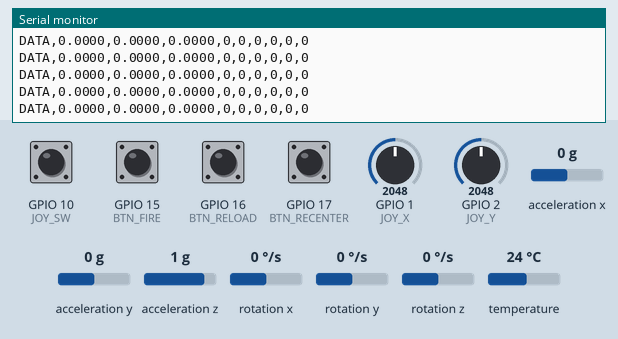
The program below on a simulated ESP32-S3. Shown: the last lines printed to the serial monitor. Inputs (shaded band) come from the test bench; at power-on: GPIO 10 (JOY_SW), GPIO 15 (BTN_FIRE), GPIO 16 (BTN_RELOAD), GPIO 17 (BTN_RECENTER) HIGH, rotation x 0 °/s, GPIO 1 (JOY_X) = 2048, GPIO 2 (JOY_Y) = 2048, acceleration x 0 g, acceleration y 0 g, acceleration z 1 g, rotation y 0 °/s, rotation z 0 °/s, temperature 24 °C.

Above: at 1.7 s.
1.8 s: rotation x set to -192 °/s
At 2.9 s:
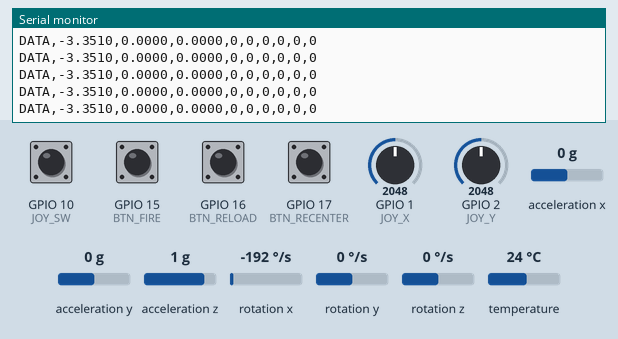
3.3 s: GPIO 1 (JOY_X) set to 2866
At 4.4 s:
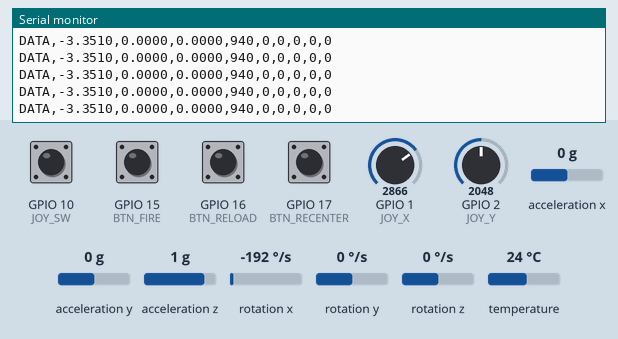
4.8 s: GPIO 2 (JOY_Y) set to 2866
At 5.5 s:
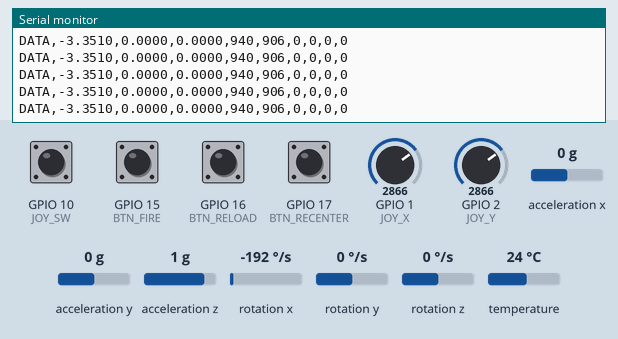
6.3 s: GPIO 1 (JOY_X) set to 122
At 7.4 s:
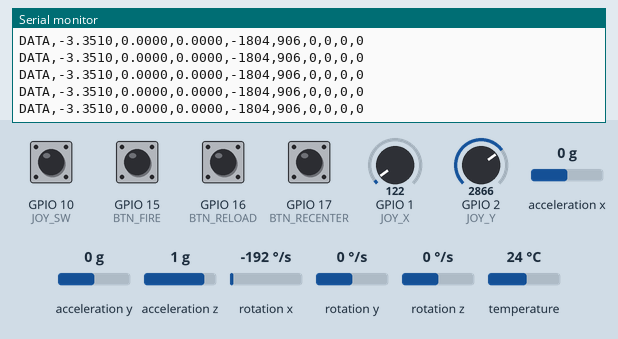
9.3 s: GPIO 10 (JOY_SW) pulled LOW for 0.15 s
10.9 s: GPIO 15 (BTN_FIRE) pulled LOW for 0.15 s
Timing chart, 0 to 13.5 s (numbered marks = the images above; inputs shaded):
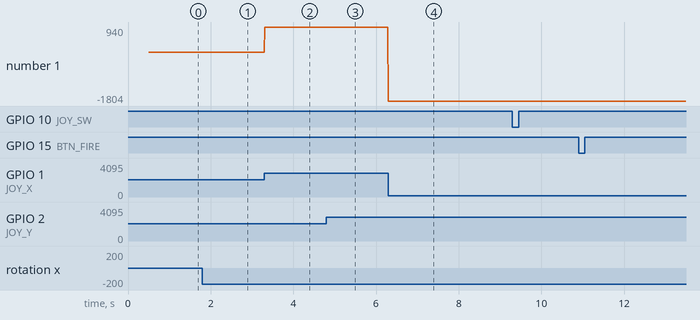

Measured:
- after the input at 1.8 s, the serial monitor: prints a new line at once (image 1)
- after the input at 3.3 s, the serial monitor: prints a new line at once (image 2)
- after the input at 4.8 s, the serial monitor: prints a new line at once (image 3)
- after the input at 6.3 s, the serial monitor: prints a new line at once (image 4)
- plotted number 1: 0 → 940 after the input at 3.3 s, 940 → -1804 after the input at 6.3 s

The program:

main.cpp
```cpp
#include <Arduino.h>
#include <Wire.h>
#include <Adafruit_MPU6050.h>
#include <Adafruit_Sensor.h>

// =====================================================
// PIN DEFINITIONS
// =====================================================

#define I2C_SDA 8
#define I2C_SCL 9

#define JOY_X 1
#define JOY_Y 2
#define JOY_SW 10

#define BTN_FIRE 15
#define BTN_RELOAD 16
#define BTN_RECENTER 17

// =====================================================
// JOYSTICK SETTINGS
// =====================================================

// Based on your observed center values
const int JOY_CENTER_X = 1926;
const int JOY_CENTER_Y = 1960;

// Small movements around center are ignored
const int JOY_DEADZONE = 180;

// =====================================================
// SERIAL SETTINGS
// =====================================================

// Send controller data every 10 ms = 100 Hz
const unsigned long SEND_INTERVAL = 10;

// =====================================================
// MPU6050
// =====================================================

Adafruit_MPU6050 mpu;

// =====================================================
// BUTTON STATE
// =====================================================

// Used to detect a NEW recenter press.
// This prevents one physical press from creating
// hundreds of recenter commands.
bool previousRecenterState = false;

unsigned long lastSendTime = 0;

// =====================================================
// JOYSTICK DEADZONE
// =====================================================

int applyDeadzone(int value, int center)
{
    int delta = value - center;

    if (abs(delta) < JOY_DEADZONE)
    {
        return 0;
    }

    return delta;
}

// =====================================================
// BUTTON READING
// =====================================================

bool readButton(int pin)
{
    // Buttons are wired to GND and use INPUT_PULLUP
    // Therefore:
    // LOW  = pressed
    // HIGH = released

    return digitalRead(pin) == LOW;
}

// =====================================================
// SETUP
// =====================================================

void setup()
{
    Serial.begin(115200);

    delay(500);

    // -------------------------------------------------
    // I2C
    // -------------------------------------------------

    Wire.begin(I2C_SDA, I2C_SCL);

    // -------------------------------------------------
    // MPU6050
    // -------------------------------------------------

    if (!mpu.begin())
    {
        Serial.println("ERROR,MPU6050_NOT_FOUND");

        while (true)
        {
            delay(1000);
        }
    }

    // Accelerometer range
    mpu.setAccelerometerRange(MPU6050_RANGE_8_G);

    // Gyroscope range
    mpu.setGyroRange(MPU6050_RANGE_500_DEG);

    // Sensor filtering
    mpu.setFilterBandwidth(MPU6050_BAND_21_HZ);

    // -------------------------------------------------
    // BUTTONS
    // -------------------------------------------------

    pinMode(JOY_SW, INPUT_PULLUP);
    pinMode(BTN_FIRE, INPUT_PULLUP);
    pinMode(BTN_RELOAD, INPUT_PULLUP);
    pinMode(BTN_RECENTER, INPUT_PULLUP);

    Serial.println("READY");
}

// =====================================================
// MAIN LOOP
// =====================================================

void loop()
{
    unsigned long now = millis();

    // =================================================
    // READ MPU6050
    // =================================================

    sensors_event_t accel;
    sensors_event_t gyro;
    sensors_event_t temp;

    mpu.getEvent(&accel, &gyro, &temp);

    // =================================================
    // READ JOYSTICK
    // =================================================

    int joyX = analogRead(JOY_X);
    int joyY = analogRead(JOY_Y);

    int joyDeltaX = applyDeadzone(joyX, JOY_CENTER_X);
    int joyDeltaY = applyDeadzone(joyY, JOY_CENTER_Y);

    // =================================================
    // READ BUTTONS
    // =================================================

    bool scopePressed = readButton(JOY_SW);
    bool firePressed = readButton(BTN_FIRE);
    bool reloadPressed = readButton(BTN_RELOAD);
    bool recenterPressed = readButton(BTN_RECENTER);

    // =================================================
    // RECENTER PRESS DETECTION
    // =================================================

    bool recenterEvent = false;

    /*
     * We only generate a recenter event when GPIO 17
     * changes from RELEASED -> PRESSED.
     *
     * Therefore:
     *
     * Released:
     *     0
     *
     * Press:
     *     0 -> 1
     *     RECENTER EVENT = 1
     *
     * Holding:
     *     1 -> 1 -> 1 -> 1
     *     RECENTER EVENT = 0
     *
     * Release:
     *     1 -> 0
     *     RECENTER EVENT = 0
     *
     * So one physical press = one recenter command.
     */

    if (recenterPressed && !previousRecenterState)
    {
        recenterEvent = true;
    }

    previousRecenterState = recenterPressed;

    // =================================================
    // SEND CONTROLLER DATA
    // =================================================

    if (now - lastSendTime >= SEND_INTERVAL)
    {
        lastSendTime = now;

        /*
         * PACKET FORMAT
         *
         * DATA,GX,GY,GZ,JOY_X,JOY_Y,SCOPE,FIRE,RELOAD,RECENTER
         *
         * Example:
         *
         * DATA,-0.1234,1.2345,0.0123,120,-450,1,0,0,0
         *
         * Meaning:
         *
         * GX        = -0.1234
         * GY        =  1.2345
         * GZ        =  0.0123
         *
         * Joystick X = 120
         * Joystick Y = -450
         *
         * Scope  = 1
         * Fire   = 0
         * Reload = 0
         *
         * Recenter event = 0
         */

        Serial.print("DATA,");

        // -------------------------------------------------
        // GYROSCOPE
        // -------------------------------------------------

        Serial.print(gyro.gyro.x, 4);
        Serial.print(",");

        Serial.print(gyro.gyro.y, 4);
        Serial.print(",");

        Serial.print(gyro.gyro.z, 4);
        Serial.print(",");

        // -------------------------------------------------
        // JOYSTICK
        // -------------------------------------------------

        Serial.print(joyDeltaX);
        Serial.print(",");

        Serial.print(joyDeltaY);
        Serial.print(",");

        // -------------------------------------------------
        // BUTTON STATES
        // -------------------------------------------------

        Serial.print(scopePressed ? 1 : 0);
        Serial.print(",");

        Serial.print(firePressed ? 1 : 0);
        Serial.print(",");

        Serial.print(reloadPressed ? 1 : 0);
        Serial.print(",");

        // -------------------------------------------------
        // RECENTER EVENT
        // -------------------------------------------------

        Serial.println(recenterEvent ? 1 : 0);
    }
}
```
